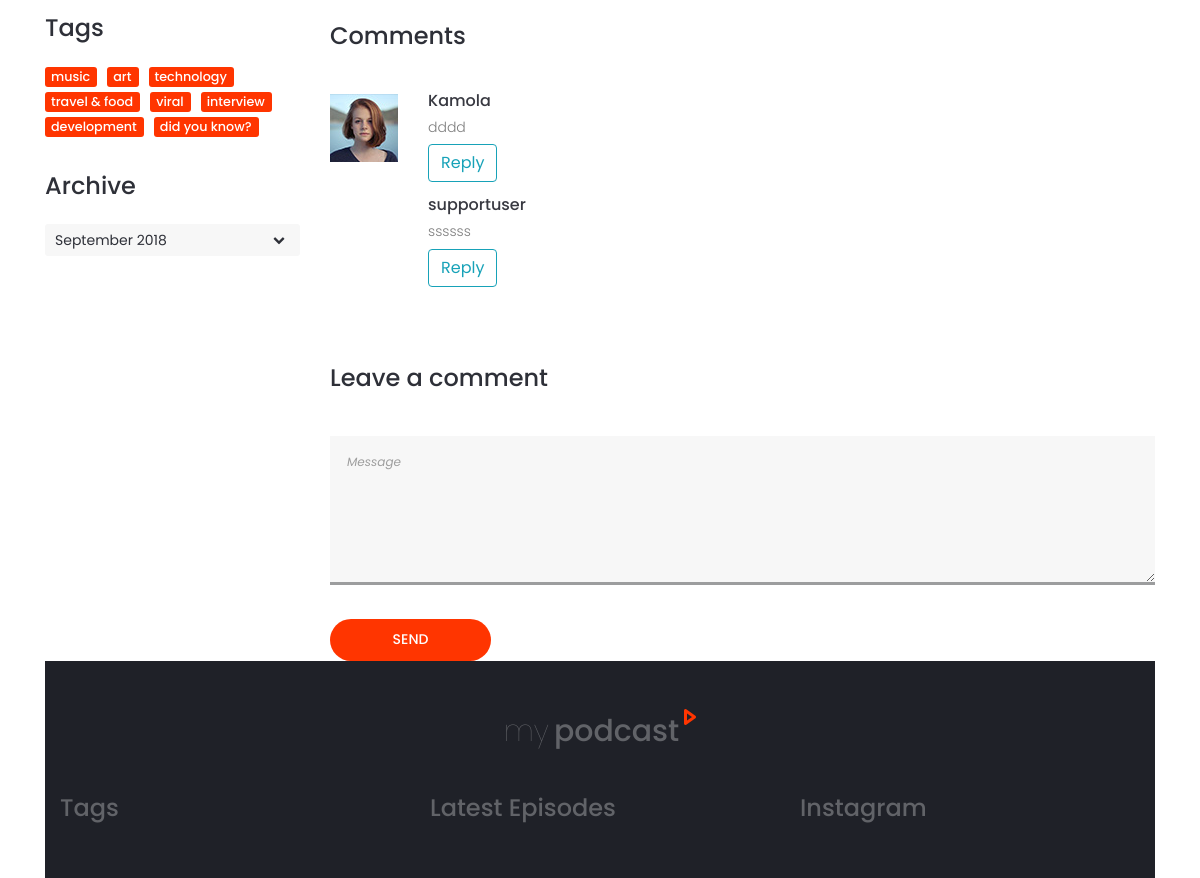
The page /episode/detail/ (middle part) on the database as committed earlier.
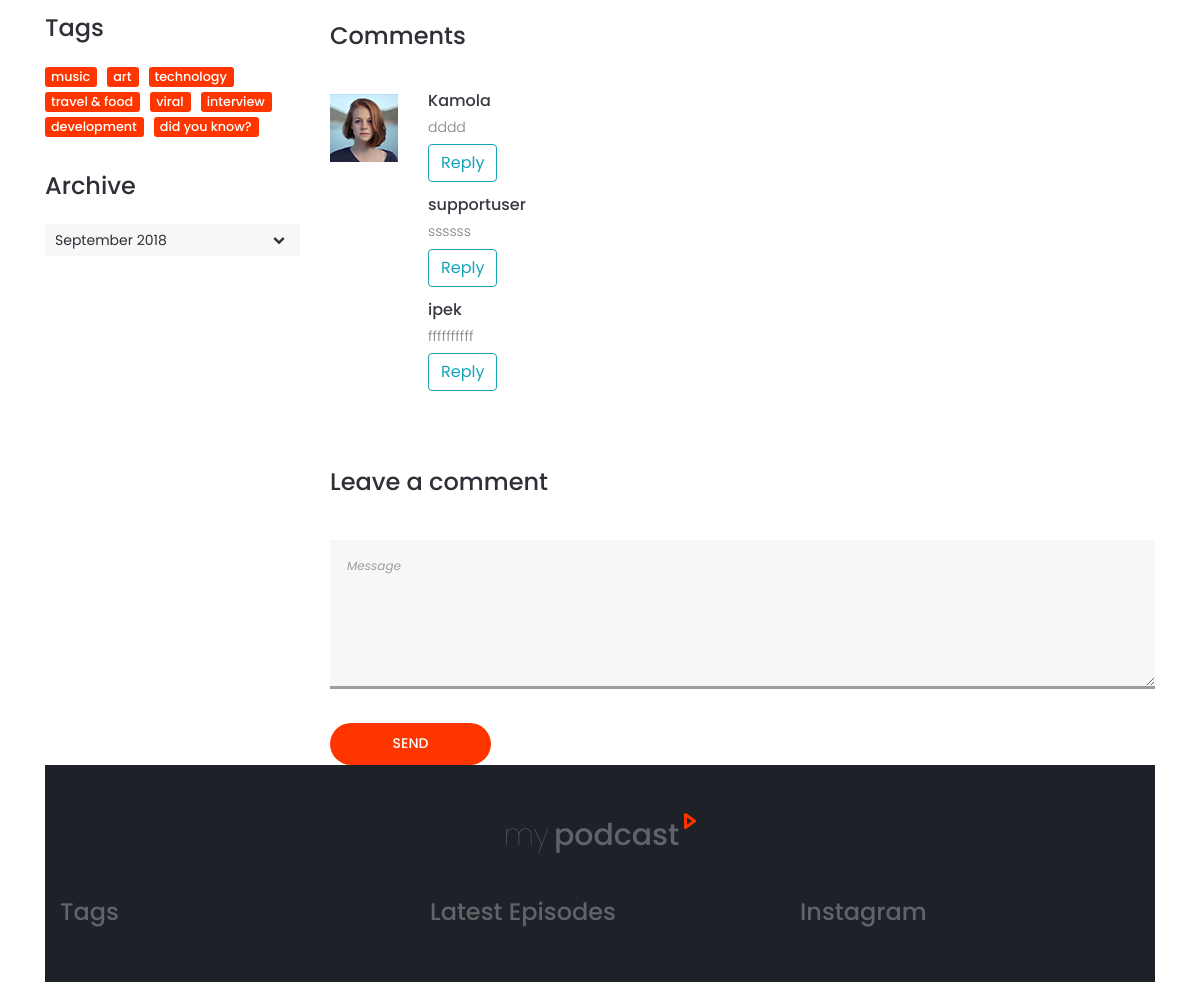
The same page on the database as committed later.
### apps/blog/models.py (models this page shows, shortened)
class BaseModel(models.Model):
    modified_date = models.DateTimeField(auto_now=True)
    created_date = models.DateTimeField(auto_now_add=True)
    class Meta:
        abstract = True

class Tag(BaseModel):
    title = models.CharField(max_length=221)

### apps/episode/models.py (models this page shows, shortened)
class Comment(BaseModel):
    episode = models.ForeignKey(Episode, on_delete=models.CASCADE, related_name='comments')
    author = models.ForeignKey('auth.User', on_delete=models.CASCADE)
    image = models.ImageField(upload_to='comment/')
    message = models.TextField()
    parent = models.ForeignKey('self', on_delete=models.SET_NULL, null=True, blank=True, related_name='children')
    top_level_comment_id = models.IntegerField(null=True, blank=True)

### apps/episode/views.py (the view, shortened to what this page needs)
# urls.py: path('detail/', EpisodeDetailView.as_view(), name='detail'),
class EpisodeDetailView(TemplateView):
    template_name = 'episode/episode_detail.html'
    def get_tag(self):
        return Tag.objects.all()
    def get_category(self):
        return Category.objects.all()
    def get_comment(self):
        return Comment.objects.filter()                        #episode=self.get_episode(), parent__isnull=True
    def get_episode(self):
        return Episode.objects.all()
    def get_likes(self):
        return EpisodeLike.objects.all()
    def get_context_data(self, **kwargs):
        ctx = super().get_context_data(**kwargs)
        ctx['tags'] = self.get_tag()
        ctx['categories'] = self.get_category()
        ctx['comments'] = self.get_comment()
        ctx['episodes'] = self.get_episode()
        ctx['likes'] = self.get_likes()
        return ctx

### templates/episode/episode_detail.html (shortened to what this page needs)
{% extends 'base.html' %}
{% load static %}
{% block styles %}
    {{ block.super }}
    <link href="{% static 'styles/episode.css' %}" rel="stylesheet" type="text/css">
    <link href="{% static 'styles/episode_responsive.css' %}" rel="stylesheet" type="text/css">
{% endblock %}
{% block content %}
    <div class="episode_container">
    <div class="container">
    <div class="row">
        <div class="col-lg-3 order-lg-1 order-2 sidebar_col">
            <div class="sidebar">
                <div class="sidebar_tags">
                    <div class="sidebar_title">Tags</div>
                    <div class="tags">
                        <ul class="d-flex flex-row align-items-start justify-content-start flex-wrap">
                            {% for object in tags %}
                                <li><a href="#">{{ object.title }}</a></li>
                            {% endfor %}
                        </ul>
                    </div>
                </div>
                <div class="sidebar_archive">
                    <div class="sidebar_title">Archive</div>
                    <div class="dropdown">
                        <ul>
                            <li class="dropdown_selected d-flex flex-row align-items-center justify-content-start">
                                <span>September 2018</span><i class="fa fa-chevron-down ml-auto"
                                                              aria-hidden="true"></i>
                            </li>
                        </ul>
                    </div>
                </div>
            </div>
        </div>
        <div class="col-lg-9 episode_col order-lg-2 order-1">
            <div class="comments">
                <div class="section_title">
                    {% if comments %}
                        Comments
                    {% else %}
                        No Comments
                    {% endif %}
                </div>
                <div class="comments_container">
                    <ul>
                        {% for object in comments %}
                            <div class="d-flex flex-row">
                                <div>
                                    <div class="comment_image"><img src="
                                            {% if object.author.profilepicture %}{{ object.profilepicture.picture.url }}{% else %}{% static 'images/user_2.jpg' %}{% endif %}"
                                                                    alt>
                                    </div>
                                </div>
                                <div class="comment_content">
                                    <div class="user_name"><a href="#">{{ object.author.username }}</a></div>
                                    <div class="comment_text">
                                        <p>{{ object.message }}</p>
                                        <button type="submit" class="btn btn-outline-info mt-1" href="?pid={{ comments.id }}">Reply</button>
                                    </div>
                                </div>
                            </div>
                        {% endfor %}
                        <div class="comment_form_container">
                            <div class="section_title">Leave a comment</div>
                            <form method="post" id="comment_form" class="comment_form">
                                <div><textarea name="comment" class="comment_input comment_textarea" placeholder="Message" required="required"></textarea>
                                </div>
                                <button class="comment_button button_fill" type="submit">Send</button>
                            </form>
                        </div>
                    </ul>
                </div>
            </div>
        </div>
    </div>
{% endblock %}

Rows that differ between the two databases and show on the page:
added Comment: author.username "ipek", message "ffffffffff"
